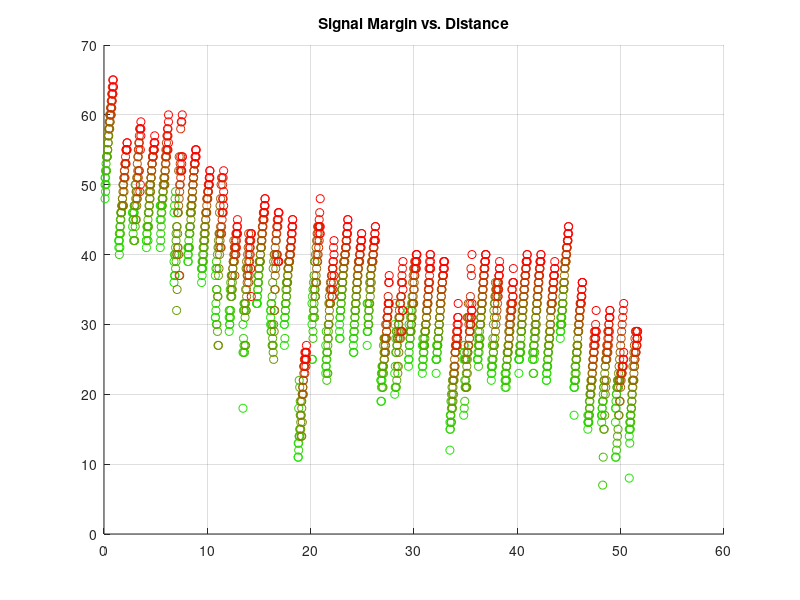

Source code (MATLAB): (Note: this script raises an error after producing the figure.)
%/*
%  FILE: Better Fence Test Viewer
%  VERSION: 1.0.0
%  TEST DATE: 9 March 2023
%  DATE: 9 March 2023
%  PROJECT: Distributed Fence Monitor Capstone
%  AUTHORS: Briellyn Braithwaite
%  DESCRIPTION:
%*/

%% Load Data
clearvars
close all

load('fence_Braithwaite.mat')
databuf.panel = databuf.panel - 3;
% My assistant pushed the log button being instructed. subtract those pushes

%% Error Corrections?

samples = 3; % at each TX power
distance_between_panels = 2.67/2; % meters
No_Signal = -120; % dB

%% Plot: Link Margin

figure;
hold on
grid on

all_tx = 2:18;
for t=all_tx
    if t == 18
        tx_to_plot = 20;
    else
        tx_to_plot = t;
    end

    panels_at_tx = databuf.panel(databuf.tx == tx_to_plot);
    rssi_at_tx = databuf.rssi(databuf.tx == tx_to_plot);

    plot(distance_between_panels * panels_at_tx + t*.05,...
        -1*No_Signal + rssi_at_tx, 'o', 'Color', [t/18 1-t/18 0]);
end
title('Signal Margin vs. Distance')
subtitle(['Configuration: Ch.1 on SF7BW125, ', num2str(samples), ' Samples'])
xlabel('Distance Between Transceivers (m)')
ylabel('Link Margin (dB)')
xlim([-1 55])
ylim([0 75])
%set(gca,'YScale','log')
%yticks(0:10:120)
lgd = legend();
for L = 1:length(all_tx)
    if all_tx(L) == 18
        lgd.String{L} = 'TX\_PA\_BOOST';
    else
        lgd.String{L} = ['TX', num2str(all_tx(L))];
    end

end
title(lgd,'Transmit Power');
drawnow

%% Plot: % Power Received
figure;
hold on
grid on
all_tx = 2:18;
for t=all_tx
    if t == 18
        tx_to_plot = 20;
    else
        tx_to_plot = t;
    end

    panels_at_tx = databuf.panel(databuf.tx == tx_to_plot);
    rssi_at_tx = databuf.rssi(databuf.tx == tx_to_plot);

    plot(distance_between_panels * panels_at_tx + t*.05,...
        10.^(rssi_at_tx/10), '*', 'Color', [t/18 1-t/18 0], 'linewidth',2);
end

title('Signal Power vs. Distance')
subtitle(['Configuration: Ch.1 on SF7BW125, ', num2str(samples), ' Samples'])
xlabel('Distance Between Transceivers (m)')
ylabel('Power (mW)')
xlim([-1 55])
%ylim([1 120])
set(gca,'YScale','log')
%yticks(0:10:120)

lgd = legend();
for L = 1:length(all_tx)
    if all_tx(L) == 18
        lgd.String{L} = 'TX\_PA\_BOOST';
    else
        lgd.String{L} = ['TX', num2str(all_tx(L))];
    end

end
title(lgd,'Transmit Power');
drawnow
%% Plot: % Power Received wrt Power Usage

power_draw =[
    146.6, 153.2, 160.7, 169.8, 175.8, 189.0, 193.3, 206.8, 224.0, 238.0, 259.1, 282.0, 305.2, 345.0, 373.1, 417.8, 497.8,
]; % result copied from power test

figure;
hold on
grid on
all_tx = 2:18;
for t=all_tx
    if t == 18
        tx_to_plot = 20;
    else
        tx_to_plot = t;
    end

    panels_at_tx = databuf.panel(databuf.tx == tx_to_plot);
    rssi_at_tx = databuf.rssi(databuf.tx == tx_to_plot);

    plot(distance_between_panels * panels_at_tx + t*.05-.45,...
        100 * (10.^(rssi_at_tx/10)) ./ power_draw(t-1),...
        'o', 'Color', [t/18 1-t/18 0]);
    
    greatest_efficiency = 0;
    best_power = 0;
    contender = mean(100 * (10.^(rssi_at_tx/10)) ./ power_draw(t-1));
    if contender > greatest_efficiency
        greatest_efficiency = contender;
        best_power = t;
    end
end

title('Relative Efficiency vs. Distance')
subtitle(['Configuration: Ch.1 on SF7BW125, ', num2str(samples), ' Samples'])
xlabel('Distance Between Transceivers (m)')
ylabel('Efficiency (%)')
xlim([-1 55])
%ylim([1 120])
set(gca,'YScale','log')
%yticks(0:10:120)

lgd = legend();
for L = 1:length(all_tx)
    if all_tx(L) == 18
        lgd.String{L} = 'TX\_PA\_BOOST';
    else
        lgd.String{L} = ['TX', num2str(all_tx(L))];
    end

end
title(lgd,'Transmit Power');
drawnow


%% Mesh Plot
% reduce rssi datapoints to mean rssi only
% must be divisible by samples (no missed data)
h=figure;

n = 1;
R = [];

for d = min(databuf.panel): max(databuf.panel)
    for t = 1:17 % maps onto 2-17, 20
        x = t+1;
        if(x == 18)
            x = 20;
        end
        R(t, d+1) = mean(databuf.rssi(databuf.panel == d & databuf.tx == x));
        n = n + 1;
    end
end


[D, T] = meshgrid(min(databuf.panel):max(databuf.panel), power_draw(1:17));
CO(:,:,1) = T/500; % red
CO(:,:,2) = (120+R)/70; % green
CO(:,:,3) = 1-(120+R)/70; % blue
mesh(D*distance_between_panels, T, R, CO, 'FaceAlpha','0.9', 'FaceColor', 'flat')

view(45, 30);
title('RSSI vs. Distance and TX Power')
hxl = xlabel('Distance Between Transceivers (m)',...
    'Rotation', -20, 'HorizontalAlignment', 'center');
xlim([0, 60])
xticks(0:5:60)
hyl = ylabel('TX Power (mW)', 'Rotation', 20, 'HorizontalAlignment', 'center');
ylim([0, 600])
yticks(0:50:600)
hzl = zlabel('RSSI (dBm)');
zlim([-120, -50])
zticks(-120:10:-50)

hxl.Position = [30 -75 -125];
hyl.Position = [67.5 300 -125];